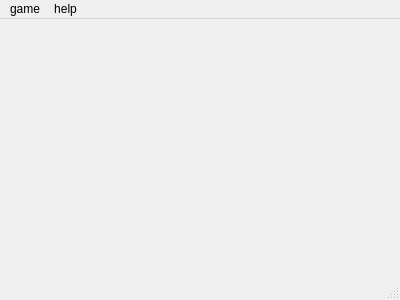
<?xml version="1.0" encoding="UTF-8"?>
<ui version="4.0">
 <class>MainWindow</class>
 <widget class="QMainWindow" name="MainWindow">
  <property name="geometry">
   <rect>
    <x>0</x>
    <y>0</y>
    <width>400</width>
    <height>300</height>
   </rect>
  </property>
  <property name="windowTitle">
   <string>MainWindow</string>
  </property>
  <widget class="QWidget" name="centralwidget"/>
  <widget class="QMenuBar" name="menubar">
   <property name="geometry">
    <rect>
     <x>0</x>
     <y>0</y>
     <width>400</width>
     <height>25</height>
    </rect>
   </property>
   <widget class="QMenu" name="menugame">
    <property name="title">
     <string>game</string>
    </property>
    <addaction name="actionRestart"/>
    <addaction name="actionEasy"/>
    <addaction name="actionIntermediate"/>
    <addaction name="actionAdvanced"/>
    <addaction name="actionUser_Defined"/>
    <addaction name="actionExit"/>
   </widget>
   <widget class="QMenu" name="menuabout">
    <property name="title">
     <string>help</string>
    </property>
    <addaction name="actionHow_to_play"/>
    <addaction name="actionAbout"/>
   </widget>
   <addaction name="menugame"/>
   <addaction name="menuabout"/>
  </widget>
  <widget class="QStatusBar" name="statusbar"/>
  <action name="actionabout">
   <property name="text">
    <string>about</string>
   </property>
  </action>
  <action name="actionRestart">
   <property name="text">
    <string>Restart</string>
   </property>
  </action>
  <action name="actionEasy">
   <property name="text">
    <string>Easy</string>
   </property>
  </action>
  <action name="actionIntermediate">
   <property name="text">
    <string>Intermediate</string>
   </property>
  </action>
  <action name="actionAdvanced">
   <property name="text">
    <string>Advanced</string>
   </property>
  </action>
  <action name="actionUser_Defined">
   <property name="text">
    <string>User Defined</string>
   </property>
  </action>
  <action name="actionHow_to_play">
   <property name="text">
    <string>How to play</string>
   </property>
  </action>
  <action name="actionAbout">
   <property name="text">
    <string>About</string>
   </property>
  </action>
  <action name="actionExit">
   <property name="text">
    <string>Exit</string>
   </property>
  </action>
 </widget>
 <resources/>
 <connections/>
</ui>
